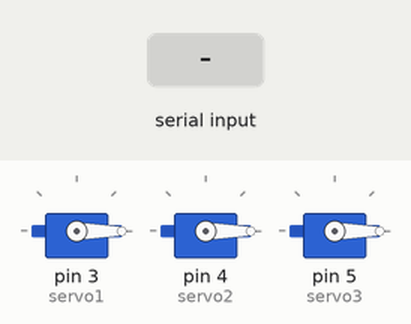
Bench run of a sketch on a simulated Arduino Uno, built with avr-gcc and run on an emulated ATmega328P. On the bench: 3 × servo. The test bench sets the inputs (shaded band).

Above: at 1.2 s.
1.3 s: "1" received over Serial
At 2.0 s:
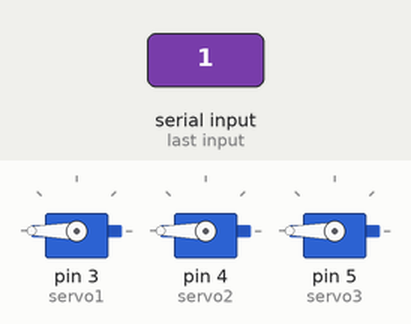
2.8 s: "0" received over Serial
At 3.2 s:
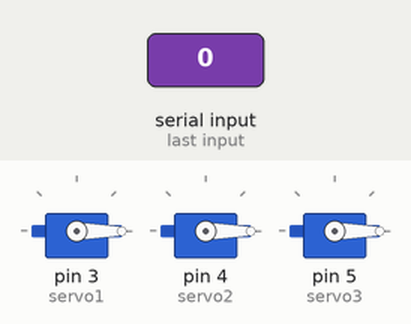
Timing chart, 0 to 5.8 s (numbered marks = the images above; inputs shaded):
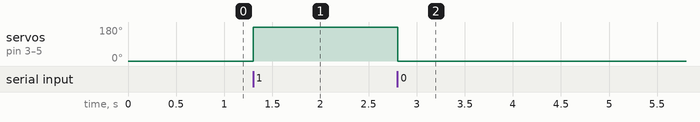

Measured:
- after the input at 1.3 s, servo on pin 3 (servo1), servo on pin 4 (servo2), servo on pin 5 (servo3): 0° → 180° at once
- after the input at 2.8 s, servo on pin 3 (servo1), servo on pin 4 (servo2), servo on pin 5 (servo3): 180° → 0° at once

The sketch:

notification.ino
```cpp
#include <Servo.h>

Servo servo1;
Servo servo2;
Servo servo3;

void setup(){
  Serial.begin(9600);

  servo1.attach(3);
  servo2.attach(4);
  servo3.attach(5);

  servo1.write(0);
  servo2.write(0);
  servo3.write(0);
}

void loop(){
  if (Serial.available() > 0) {
    char cTmp = Serial.read();
    if(cTmp=='0'){
      servo1.write(0);
      servo2.write(0);
      servo3.write(0);

    }else if(cTmp=='1'){
      servo1.write(180);
      servo2.write(180);
      servo3.write(180);
    }
  }
}
```
